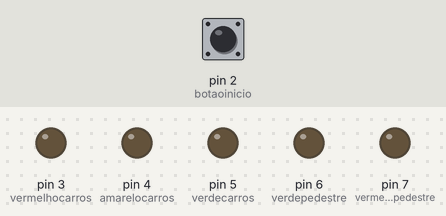
A sketch run on a simulated Arduino Uno, built with avr-gcc and run on an emulated ATmega328P. On the bench: output pins drawn as LEDs (lit = HIGH). Inputs (shaded band) come from the test bench; at power-on: pin 2 (botaoinicio) LOW.

Above: at 1.2 s.
1.3 s: pin 2 (botaoinicio) pulled HIGH for 0.15 s
At 2.1 s:
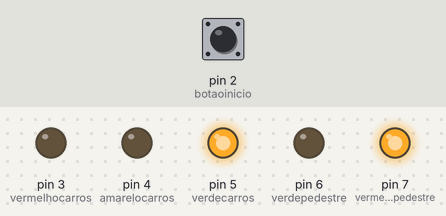
At 12.1 s:
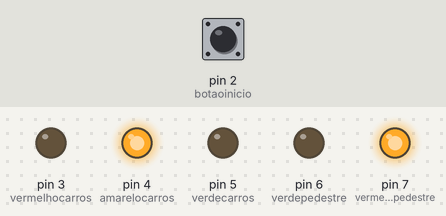
Timing chart, 0 to 17.8 s (numbered marks = the images above; inputs shaded):
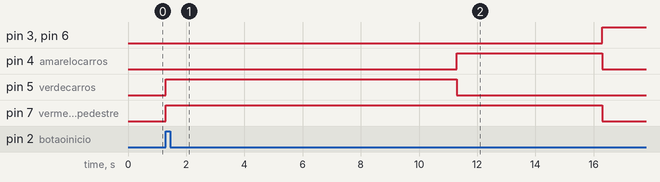

Measured:
- after the input at 1.3 s, pin 3 (vermelhocarros), pin 6 (verdepedestre): LOW → HIGH after 15.0 s; pin 4 (amarelocarros): LOW → HIGH after 10.0 s, → LOW 5.0 s later; pin 5 (verdecarros): LOW → HIGH at once, → LOW 10.0 s later; pin 7 (vermelhopedestre): LOW → HIGH at once, → LOW 15.0 s later

The sketch:

sem_foro_eliezer1__1_.ino
```cpp
  int vermelhopedestre,vermelhocarros;
  int verdepedestre, verdecarros;
  int amarelocarros, botaoinicio;

bool estadobotao;

void setup()
{
    vermelhopedestre= 7;
    vermelhocarros= 3;
    verdepedestre=6;
    verdecarros=5;
    amarelocarros =4;
    botaoinicio =2;


    pinMode(botaoinicio, INPUT);
    pinMode(vermelhocarros, OUTPUT);
    pinMode(amarelocarros, OUTPUT);
    pinMode(verdecarros, OUTPUT);
    pinMode(verdepedestre, OUTPUT);
    pinMode(vermelhopedestre, OUTPUT);


  /*
  	 piscaramelo(1, 500);
  	 piscaramelo(0, 500);
     piscaramelo(1, 500);
  	 piscaramelo(0, 500);
     piscaramelo(1, 500);
  	 piscaramelo(0, 500);

  */
}


void loop()
{
    botaoinicio = false;
    estadobotao = digitalRead(2);

  if(estadobotao == 1){
    ciclosemaforo(1,0,0,1,0,10000);
    ciclosemaforo(1,0,0,0,1,5000);
    ciclosemaforo(0,1,1,0,0,7000);
  }
}


void ciclosemaforo(bool a, bool b, bool c, bool d, bool e, int tempo){

	digitalWrite(7, a);
	digitalWrite(3, b);
	digitalWrite(6, c);
	digitalWrite(5, d);
	digitalWrite(4, e);
	delay(tempo);

}
/*

void piscaramelo (bool piscaramelo123, int tempofix){

  digitalWrite(4,piscaramelo123);
  delay(tempofix);

}


  */

  
```
